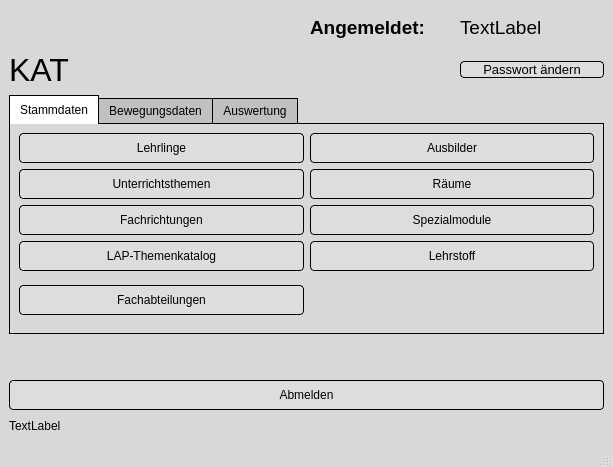
<?xml version="1.0" encoding="UTF-8"?>
<ui version="4.0">
 <class>MainWindow</class>
 <widget class="QMainWindow" name="MainWindow">
  <property name="geometry">
   <rect>
    <x>0</x>
    <y>0</y>
    <width>613</width>
    <height>467</height>
   </rect>
  </property>
  <property name="windowTitle">
   <string>Knapp Apprentice Training</string>
  </property>
  <property name="styleSheet">
   <string notr="true">QComboBox {
    border: 1px solid gray;
    border-radius: 3px;
    padding: 1px 18px 1px 3px;
    min-width: 6em;
}
QComboBox:editable {
    background: white;
}
QComboBox:!editable, QComboBox::drop-down:editable {
     background: qlineargradient(x1: 0, y1: 0, x2: 0, y2: 1,
                                 stop: 0 #E1E1E1, stop: 0.4 #DDDDDD,
                                 stop: 0.5 #D8D8D8, stop: 1.0 #D3D3D3);
}
/* QComboBox gets the &quot;on&quot; state when the popup is open */
QComboBox:!editable:on, QComboBox::drop-down:editable:on {
    background: qlineargradient(x1: 0, y1: 0, x2: 0, y2: 1,
                                stop: 0 #D3D3D3, stop: 0.4 #D8D8D8,
                                stop: 0.5 #DDDDDD, stop: 1.0 #E1E1E1);
}
QComboBox:on { /* shift the text when the popup opens */
    padding-top: 3px;
    padding-left: 4px;
}
QComboBox::drop-down {
    subcontrol-origin: padding;
    subcontrol-position: top right;
    width: 26px;
height:26px;
    border-left-width: 1px;
    border-left-color: darkgray;
    border-left-style: solid; /* just a single line */
    border-top-right-radius: 3px; /* same radius as the QComboBox */
    border-bottom-right-radius: 3px;
}
QComboBox::down-arrow {
    image: url(_Symbole/UsedSymbols/dropdown.png);
}
QComboBox::down-arrow:on { /* shift the arrow when popup is open */
    top: 1px;
    left: 1px;
}
QPushButton:hover {
	border-width: 2px;
	cursor: pointer;
background: rgb(180,180,180)
}
QPushButton:focus {
	border-width: 2px;
background: rgb(180,180,180)
}
QPushButton{
border-style: outset;
border-width: 1px;
border-color: black;
background-color: #DDDDDD;
border-radius:4px;
}
QLineEdit{
border-style: outset;
border-width: 1px;
border-color: black;
background-color: #FFFFFF;
border-radius:4px;
}
QMainWindow{
background-color:rgb(216,216,216) /*qlineargradient(spread:pad, x1:1, y1:1, x2:1, y2:0, stop:0 rgba(216, 216, 216, 255), stop:1 rgba(162, 162, 162, 255))*/
}
QTabWidget::pane {
    border: 1px solid black;
    background: none;
}

QTabWidget::tab-bar:top {
    top: 1px;
}

QTabWidget::tab-bar:bottom {
    bottom: 1px;
}

QTabWidget::tab-bar:left {
    right: 1px;
}

QTabWidget::tab-bar:right {
    left: 1px;
}

QTabBar::tab {
    border: 1px solid black;

}

QTabBar::tab:selected {
    background: white;
}

QTabBar::tab:!selected {
    background: silver;
}

QTabBar::tab:!selected:hover {
    background: #999;
}

QTabBar::tab:top:!selected {
    margin-top: 3px;
}

QTabBar::tab:bottom:!selected {
    margin-bottom: 3px;
}

QTabBar::tab:top, QTabBar::tab:bottom {
    min-width: 8ex;
    margin-right: -1px;
    padding: 5px 10px 5px 10px;
}

QTabBar::tab:top:selected {
    border-bottom-color: none;
}

QTabBar::tab:bottom:selected {
    border-top-color: none;
}

QTabBar::tab:top:last, QTabBar::tab:bottom:last,
QTabBar::tab:top:only-one, QTabBar::tab:bottom:only-one {
    margin-right: 0;
}

QTabBar::tab:left:!selected {
    margin-right: 3px;
}

QTabBar::tab:right:!selected {
    margin-left: 3px;
}

QTabBar::tab:left, QTabBar::tab:right {
    min-height: 8ex;
    margin-bottom: -1px;
    padding: 10px 5px 10px 5px;
}

QTabBar::tab:left:selected {
    border-left-color: none;
}

QTabBar::tab:right:selected {
    border-right-color: none;
}

QTabBar::tab:left:last, QTabBar::tab:right:last,
QTabBar::tab:left:only-one, QTabBar::tab:right:only-one {
    margin-bottom: 0;
}
</string>
  </property>
  <widget class="QWidget" name="centralwidget">
   <property name="styleSheet">
    <string notr="true"/>
   </property>
   <layout class="QGridLayout" name="gridLayout">
    <item row="8" column="0" colspan="4">
     <widget class="QLabel" name="lab_INFO">
      <property name="maximumSize">
       <size>
        <width>16777215</width>
        <height>20</height>
       </size>
      </property>
      <property name="text">
       <string>TextLabel</string>
      </property>
     </widget>
    </item>
    <item row="4" column="0" rowspan="2" colspan="4">
     <widget class="QTabWidget" name="tabWidget">
      <property name="layoutDirection">
       <enum>Qt::LeftToRight</enum>
      </property>
      <property name="styleSheet">
       <string notr="true">font: 10pt &quot;MS Shell Dlg 2&quot;;
/*background-color: rgb(240,240,240)*/
</string>
      </property>
      <property name="currentIndex">
       <number>0</number>
      </property>
      <widget class="QWidget" name="tab_3">
       <property name="styleSheet">
        <string notr="true"/>
       </property>
       <attribute name="icon">
        <iconset>
         <normaloff>../../_Symbole/Icons/misc/data.ico</normaloff>../../_Symbole/Icons/misc/data.ico</iconset>
       </attribute>
       <attribute name="title">
        <string>Stammdaten</string>
       </attribute>
       <layout class="QGridLayout" name="gridLayout_2">
        <item row="0" column="0">
         <layout class="QVBoxLayout" name="verticalLayout">
          <item>
           <layout class="QHBoxLayout" name="horizontalLayout_3">
            <item>
             <widget class="QPushButton" name="pushButton_lehrlinge">
              <property name="minimumSize">
               <size>
                <width>0</width>
                <height>30</height>
               </size>
              </property>
              <property name="styleSheet">
               <string notr="true">font: 10pt &quot;MS Shell Dlg 2&quot;;</string>
              </property>
              <property name="text">
               <string>Lehrlinge</string>
              </property>
              <property name="icon">
               <iconset>
                <normaloff>../../_Symbole/Icons/misc/MISC28.ICO</normaloff>../../_Symbole/Icons/misc/MISC28.ICO</iconset>
              </property>
             </widget>
            </item>
            <item>
             <widget class="QPushButton" name="pushButton_ausbilder">
              <property name="minimumSize">
               <size>
                <width>0</width>
                <height>30</height>
               </size>
              </property>
              <property name="styleSheet">
               <string notr="true">font: 10pt &quot;MS Shell Dlg 2&quot;;
</string>
              </property>
              <property name="text">
               <string>Ausbilder</string>
              </property>
              <property name="icon">
               <iconset>
                <normaloff>../../_Symbole/Icons/misc/trainer.ICO</normaloff>../../_Symbole/Icons/misc/trainer.ICO</iconset>
              </property>
             </widget>
            </item>
           </layout>
          </item>
          <item>
           <layout class="QHBoxLayout" name="horizontalLayout_4">
            <item>
             <widget class="QPushButton" name="pushButton_Unterrichtsthemen">
              <property name="minimumSize">
               <size>
                <width>0</width>
                <height>30</height>
               </size>
              </property>
              <property name="styleSheet">
               <string notr="true">font: 10pt &quot;MS Shell Dlg 2&quot;;</string>
              </property>
              <property name="text">
               <string>Unterrichtsthemen</string>
              </property>
              <property name="icon">
               <iconset>
                <normaloff>../../_Symbole/UsedSymbols/coordinated_assessment_documents_report_icon_148377.ico</normaloff>../../_Symbole/UsedSymbols/coordinated_assessment_documents_report_icon_148377.ico</iconset>
              </property>
             </widget>
            </item>
            <item>
             <widget class="QPushButton" name="pushButton_raeume">
              <property name="minimumSize">
               <size>
                <width>0</width>
                <height>30</height>
               </size>
              </property>
              <property name="styleSheet">
               <string notr="true">font: 10pt &quot;MS Shell Dlg 2&quot;;</string>
              </property>
              <property name="text">
               <string>Räume</string>
              </property>
              <property name="icon">
               <iconset>
                <normaloff>../../_Symbole/Icons/misc/place.ico</normaloff>../../_Symbole/Icons/misc/place.ico</iconset>
              </property>
             </widget>
            </item>
           </layout>
          </item>
          <item>
           <layout class="QHBoxLayout" name="horizontalLayout_2">
            <item>
             <widget class="QPushButton" name="pushButton_lehrberufe">
              <property name="minimumSize">
               <size>
                <width>0</width>
                <height>30</height>
               </size>
              </property>
              <property name="styleSheet">
               <string notr="true">font: 10pt &quot;MS Shell Dlg 2&quot;;</string>
              </property>
              <property name="text">
               <string>Fachrichtungen</string>
              </property>
              <property name="icon">
               <iconset>
                <normaloff>../../_Symbole/Icons/misc/training.ico</normaloff>../../_Symbole/Icons/misc/training.ico</iconset>
              </property>
             </widget>
            </item>
            <item>
             <widget class="QPushButton" name="pushButton_spezialmodule">
              <property name="minimumSize">
               <size>
                <width>0</width>
                <height>30</height>
               </size>
              </property>
              <property name="styleSheet">
               <string notr="true">font: 10pt &quot;MS Shell Dlg 2&quot;;
</string>
              </property>
              <property name="text">
               <string>Spezialmodule</string>
              </property>
              <property name="icon">
               <iconset>
                <normaloff>../../_Symbole/Icons/misc/folder.ico</normaloff>../../_Symbole/Icons/misc/folder.ico</iconset>
              </property>
             </widget>
            </item>
           </layout>
          </item>
          <item>
           <layout class="QHBoxLayout" name="horizontalLayout_6">
            <item>
             <widget class="QPushButton" name="pushButton_LAP_Themenkatalog">
              <property name="minimumSize">
               <size>
                <width>0</width>
                <height>30</height>
               </size>
              </property>
              <property name="maximumSize">
               <size>
                <width>16777215</width>
                <height>10000</height>
               </size>
              </property>
              <property name="styleSheet">
               <string notr="true">font: 10pt &quot;MS Shell Dlg 2&quot;;</string>
              </property>
              <property name="text">
               <string>LAP-Themenkatalog</string>
              </property>
              <property name="icon">
               <iconset>
                <normaloff>../../_Symbole/UsedSymbols/2020-12-01 14_02_39-WIKA_OO1.jpg (590×182).ico</normaloff>../../_Symbole/UsedSymbols/2020-12-01 14_02_39-WIKA_OO1.jpg (590×182).ico</iconset>
              </property>
              <property name="iconSize">
               <size>
                <width>40</width>
                <height>40</height>
               </size>
              </property>
             </widget>
            </item>
            <item>
             <widget class="QPushButton" name="pushButton_lehrstoff">
              <property name="minimumSize">
               <size>
                <width>0</width>
                <height>30</height>
               </size>
              </property>
              <property name="styleSheet">
               <string notr="true">font: 10pt &quot;MS Shell Dlg 2&quot;;</string>
              </property>
              <property name="text">
               <string>Lehrstoff</string>
              </property>
              <property name="icon">
               <iconset>
                <normaloff>../../_Symbole/Icons/misc/MISC100.ICO</normaloff>../../_Symbole/Icons/misc/MISC100.ICO</iconset>
              </property>
             </widget>
            </item>
           </layout>
          </item>
          <item>
           <layout class="QHBoxLayout" name="horizontalLayout_11">
            <item>
             <widget class="QPushButton" name="pushButton_Fachabteilungen">
              <property name="minimumSize">
               <size>
                <width>0</width>
                <height>30</height>
               </size>
              </property>
              <property name="text">
               <string>Fachabteilungen</string>
              </property>
             </widget>
            </item>
            <item>
             <widget class="QLabel" name="label_3">
              <property name="styleSheet">
               <string notr="true">background: none;</string>
              </property>
              <property name="text">
               <string/>
              </property>
             </widget>
            </item>
           </layout>
          </item>
         </layout>
        </item>
       </layout>
      </widget>
      <widget class="QWidget" name="tab_4">
       <property name="styleSheet">
        <string notr="true"/>
       </property>
       <attribute name="icon">
        <iconset>
         <normaloff>../../_Symbole/Icons/misc/share_analytics.ico</normaloff>../../_Symbole/Icons/misc/share_analytics.ico</iconset>
       </attribute>
       <attribute name="title">
        <string>Bewegungsdaten</string>
       </attribute>
       <widget class="QWidget" name="layoutWidget">
        <property name="geometry">
         <rect>
          <x>10</x>
          <y>10</y>
          <width>571</width>
          <height>132</height>
         </rect>
        </property>
        <layout class="QVBoxLayout" name="verticalLayout_2">
         <item>
          <layout class="QHBoxLayout" name="horizontalLayout_5">
           <item>
            <widget class="QPushButton" name="pushButton_Wochen_U">
             <property name="minimumSize">
              <size>
               <width>0</width>
               <height>30</height>
              </size>
             </property>
             <property name="text">
              <string>Wochen-Unterricht</string>
             </property>
             <property name="icon">
              <iconset>
               <normaloff>../../_Symbole/UsedSymbols/education_cap_icon_157723.ico</normaloff>../../_Symbole/UsedSymbols/education_cap_icon_157723.ico</iconset>
             </property>
            </widget>
           </item>
           <item>
            <widget class="QPushButton" name="pushButton_Lehrlingseinteilungtabelle">
             <property name="minimumSize">
              <size>
               <width>0</width>
               <height>30</height>
              </size>
             </property>
             <property name="text">
              <string>Lehrlingseinteilungtabelle</string>
             </property>
             <property name="icon">
              <iconset>
               <normaloff>../../_Symbole/UsedSymbols/table-grid_icon-icons.com_73384.ico</normaloff>../../_Symbole/UsedSymbols/table-grid_icon-icons.com_73384.ico</iconset>
             </property>
            </widget>
           </item>
          </layout>
         </item>
         <item>
          <layout class="QHBoxLayout" name="horizontalLayout_7">
           <item>
            <widget class="QPushButton" name="pushButton_Berufsschulzeiten">
             <property name="minimumSize">
              <size>
               <width>0</width>
               <height>30</height>
              </size>
             </property>
             <property name="text">
              <string>Berufsschulzeiten</string>
             </property>
             <property name="icon">
              <iconset>
               <normaloff>../../_Symbole/UsedSymbols/school_bell_icon_175715.ico</normaloff>../../_Symbole/UsedSymbols/school_bell_icon_175715.ico</iconset>
             </property>
            </widget>
           </item>
           <item>
            <widget class="QLabel" name="label_4">
             <property name="styleSheet">
              <string notr="true">background: none;</string>
             </property>
             <property name="text">
              <string/>
             </property>
            </widget>
           </item>
          </layout>
         </item>
         <item>
          <layout class="QHBoxLayout" name="horizontalLayout_8">
           <item>
            <widget class="QLabel" name="label_7">
             <property name="styleSheet">
              <string notr="true">background: none;</string>
             </property>
             <property name="text">
              <string/>
             </property>
            </widget>
           </item>
          </layout>
         </item>
         <item>
          <widget class="QLabel" name="label_6">
           <property name="styleSheet">
            <string notr="true">background: none;</string>
           </property>
           <property name="text">
            <string/>
           </property>
          </widget>
         </item>
        </layout>
       </widget>
      </widget>
      <widget class="QWidget" name="tab_5">
       <property name="styleSheet">
        <string notr="true"/>
       </property>
       <attribute name="icon">
        <iconset>
         <normaloff>../../_Symbole/Icons/misc/assessment.ico</normaloff>../../_Symbole/Icons/misc/assessment.ico</iconset>
       </attribute>
       <attribute name="title">
        <string>Auswertung</string>
       </attribute>
       <widget class="QPushButton" name="pushButton_Wochen_U_A">
        <property name="geometry">
         <rect>
          <x>10</x>
          <y>10</y>
          <width>281</width>
          <height>30</height>
         </rect>
        </property>
        <property name="minimumSize">
         <size>
          <width>0</width>
          <height>30</height>
         </size>
        </property>
        <property name="text">
         <string>Wochen-Unterricht-Auswertung</string>
        </property>
        <property name="icon">
         <iconset>
          <normaloff>../../_Symbole/UsedSymbols/education_cap_icon_157723.ico</normaloff>../../_Symbole/UsedSymbols/education_cap_icon_157723.ico</iconset>
        </property>
       </widget>
      </widget>
     </widget>
    </item>
    <item row="1" column="0">
     <widget class="QLabel" name="label">
      <property name="font">
       <font>
        <family>MS Shell Dlg 2</family>
        <pointsize>24</pointsize>
        <weight>50</weight>
        <italic>false</italic>
        <bold>false</bold>
       </font>
      </property>
      <property name="styleSheet">
       <string notr="true">font: 24pt &quot;MS Shell Dlg 2&quot;;
background: none;</string>
      </property>
      <property name="text">
       <string>KAT</string>
      </property>
     </widget>
    </item>
    <item row="7" column="0" colspan="4">
     <widget class="QPushButton" name="pushButton_abmelden">
      <property name="minimumSize">
       <size>
        <width>0</width>
        <height>30</height>
       </size>
      </property>
      <property name="styleSheet">
       <string notr="true">font: 10pt &quot;MS Shell Dlg 2&quot;;
background-color: #DDDDDD;</string>
      </property>
      <property name="text">
       <string>Abmelden</string>
      </property>
      <property name="icon">
       <iconset>
        <normaloff>../../_Symbole/Icons/computer/log_out.ico</normaloff>../../_Symbole/Icons/computer/log_out.ico</iconset>
      </property>
     </widget>
    </item>
    <item row="0" column="0">
     <widget class="QLabel" name="label_5">
      <property name="text">
       <string/>
      </property>
      <property name="pixmap">
       <pixmap>../../_Symbole/UsedSymbols/Knapp_Logo.png</pixmap>
      </property>
     </widget>
    </item>
    <item row="6" column="0">
     <spacer name="verticalSpacer">
      <property name="orientation">
       <enum>Qt::Vertical</enum>
      </property>
      <property name="sizeType">
       <enum>QSizePolicy::Maximum</enum>
      </property>
      <property name="sizeHint" stdset="0">
       <size>
        <width>20</width>
        <height>40</height>
       </size>
      </property>
     </spacer>
    </item>
    <item row="0" column="1">
     <spacer name="horizontalSpacer">
      <property name="orientation">
       <enum>Qt::Horizontal</enum>
      </property>
      <property name="sizeType">
       <enum>QSizePolicy::Fixed</enum>
      </property>
      <property name="sizeHint" stdset="0">
       <size>
        <width>40</width>
        <height>20</height>
       </size>
      </property>
     </spacer>
    </item>
    <item row="0" column="2">
     <widget class="QLabel" name="label_2">
      <property name="maximumSize">
       <size>
        <width>16777215</width>
        <height>50</height>
       </size>
      </property>
      <property name="font">
       <font>
        <pointsize>14</pointsize>
        <weight>75</weight>
        <bold>true</bold>
       </font>
      </property>
      <property name="styleSheet">
       <string notr="true">background:none;</string>
      </property>
      <property name="text">
       <string>Angemeldet:</string>
      </property>
     </widget>
    </item>
    <item row="0" column="3">
     <widget class="QLabel" name="label_eingeloggt_als">
      <property name="maximumSize">
       <size>
        <width>16777215</width>
        <height>37</height>
       </size>
      </property>
      <property name="font">
       <font>
        <pointsize>14</pointsize>
       </font>
      </property>
      <property name="styleSheet">
       <string notr="true">background:none;</string>
      </property>
      <property name="text">
       <string>TextLabel</string>
      </property>
     </widget>
    </item>
    <item row="1" column="3">
     <widget class="QPushButton" name="pushButton_passwort">
      <property name="font">
       <font>
        <pointsize>10</pointsize>
       </font>
      </property>
      <property name="text">
       <string>Passwort ändern</string>
      </property>
     </widget>
    </item>
   </layout>
  </widget>
  <widget class="QStatusBar" name="statusbar"/>
 </widget>
 <resources/>
 <connections/>
</ui>
